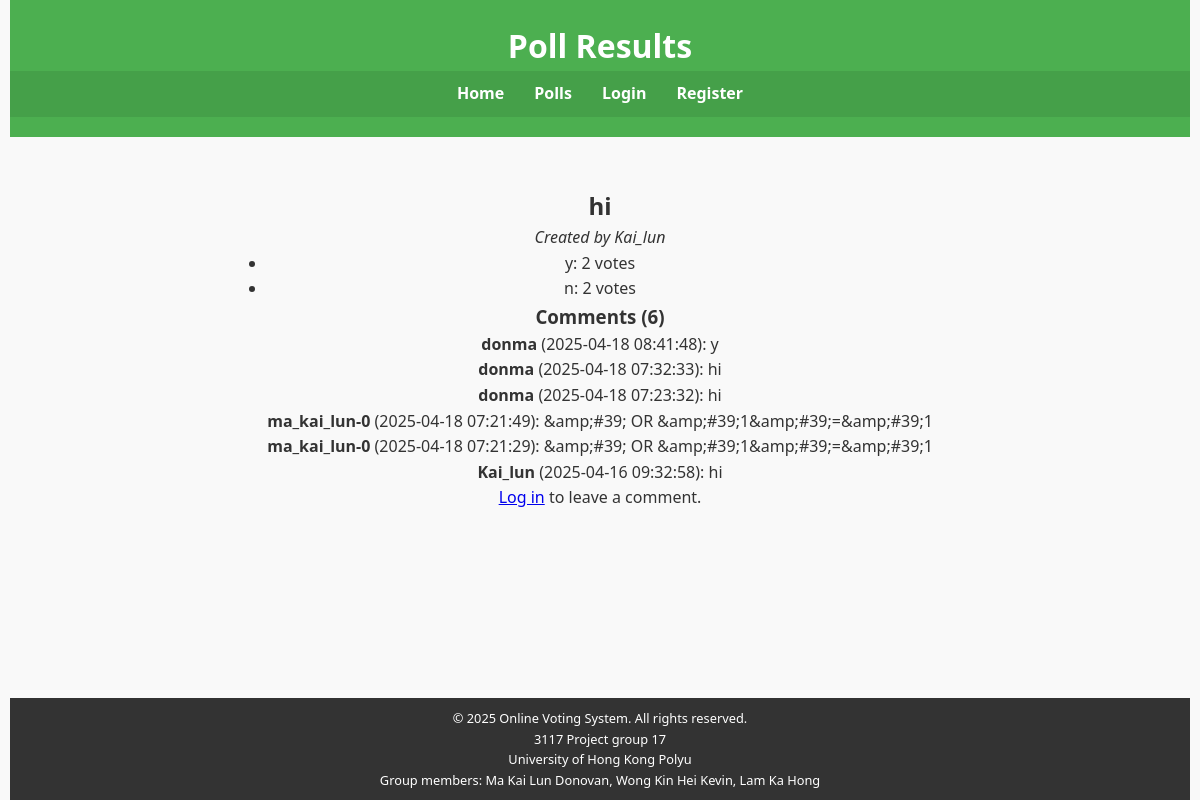
/view_results.php?poll_id=15, run on the app's committed database.
### tables this page shows
CREATE TABLE `polls` (
  `poll_id` int(11) NOT NULL,
  `user_id` int(11) NOT NULL,
  `question` text NOT NULL,
  `created_at` timestamp NOT NULL DEFAULT current_timestamp(),
  `content` text DEFAULT NULL
);

CREATE TABLE `users` (
  `user_id` int(11) NOT NULL,
  `login_id` varchar(50) NOT NULL,
  `nickname` varchar(50) NOT NULL,
  `email` varchar(100) NOT NULL,
  `profile_pic` varchar(255) DEFAULT NULL,
  `password` varchar(255) NOT NULL,
  `created_at` timestamp NOT NULL DEFAULT current_timestamp(),
  `login_attempts` int(11) DEFAULT 0,
  `last_attempt` datetime DEFAULT NULL
);

CREATE TABLE `comments` (
  `comment_id` int(11) NOT NULL,
  `poll_id` int(11) NOT NULL,
  `user_id` int(11) NOT NULL,
  `comment_text` text NOT NULL,
  `created_at` timestamp NOT NULL DEFAULT current_timestamp()
);

### view_results.php (the view, shortened to what this page needs)
<?php
include('db_connect.php');
$poll_id = intval($_GET['poll_id']);
?>
<!DOCTYPE html>
<html lang="en">
<head>
    <link rel="stylesheet" href="styles.css">
</head>
<body>
    <header>
        <h1>Poll Results</h1>
        <?php include('nav.php'); display_nav(1); ?>
    </header>
    <main>
        <?php
        $sql = "SELECT polls.question, users.nickname AS creator, users.profile_pic
                FROM polls
                JOIN users ON polls.user_id = users.user_id
                WHERE polls.poll_id = ?";
        $stmt = $conn->prepare($sql);
        $stmt->bind_param("i", $poll_id);
        $stmt->execute();
        $result = $stmt->get_result();
        if ($result->num_rows > 0) {
            $poll = $result->fetch_assoc();
            echo "<h2>" . htmlspecialchars($poll['question'], ENT_QUOTES, 'UTF-8') . "</h2>";
            echo "<p><em>Created by " . htmlspecialchars($poll['creator'], ENT_QUOTES, 'UTF-8') . "</em></p>";
            $sql = "SELECT options.option_text, COUNT(votes.option_id) AS vote_count
                    FROM options
                    LEFT JOIN votes ON options.option_id = votes.option_id
                    WHERE options.poll_id = ?
                    GROUP BY options.option_id";
            $stmt = $conn->prepare($sql);
            $stmt->bind_param("i", $poll_id);
            $stmt->execute();
            $result_options = $stmt->get_result();
            if ($result_options->num_rows > 0) {
                echo "<ul>";
                while ($row = $result_options->fetch_assoc()) {
                    echo "<li>" . htmlspecialchars($row['option_text'], ENT_QUOTES, 'UTF-8') . ": " . intval($row['vote_count']) . " votes</li>";
                }
                echo "</ul>";
            } else {
                echo "No options available for this poll.";
            }
            $sql = "SELECT comments.comment_text, users.nickname, comments.created_at
                    FROM comments
                    JOIN users ON comments.user_id = users.user_id
                    WHERE comments.poll_id = ?
                    ORDER BY comments.created_at DESC";
            $stmt = $conn->prepare($sql);
            $stmt->bind_param("i", $poll_id);
            $stmt->execute();
            $result_comments = $stmt->get_result();
            $total_comments = $result_comments->num_rows;
            echo "<h3>Comments (" . $total_comments . ")</h3>";
            if ($total_comments > 0) {
                while ($comment = $result_comments->fetch_assoc()) {
                    echo "<p><strong>" . htmlspecialchars($comment['nickname'], ENT_QUOTES, 'UTF-8') . "</strong> (" .
                         htmlspecialchars($comment['created_at'], ENT_QUOTES, 'UTF-8') . "): " .
                         htmlspecialchars($comment['comment_text'], ENT_QUOTES, 'UTF-8') . "</p>";
                }
            } else {
                echo "<p>No comments yet. Be the first to comment!</p>";
            }
            if (isset($_SESSION['user_id'])) {
                if (!isset($_SESSION['csrf_token'])) {
                    $_SESSION['csrf_token'] = bin2hex(random_bytes(32));
                }
                echo '<h3>Leave a Comment</h3>';
                echo '<form action="comment_process.php" method="POST">';
                echo '    <input type="hidden" name="csrf_token" value="' . $_SESSION['csrf_token'] . '">';
                echo '    <input type="hidden" name="poll_id" value="' . $poll_id . '">';
                echo '    <textarea name="comment_text" required></textarea><br>';
                echo '    <button type="submit">Submit Comment</button>';
                echo '</form>';
            } else {
                echo "<p><a href='login.php'>Log in</a> to leave a comment.</p>";
            }
        } else {
            echo "Poll not found.";
        }
        ?>
    </main>
    <?php include('footer.php'); ?>
</body>
</html>

### styles.css (style rules this page uses)
* { box-sizing: border-box; margin: 0; padding: 0; }
body { font-family: 'Segoe UI', Tahoma, Geneva, Verdana, sans-serif; background-color: #f9f9f9; color: #333; line-height: 1.6; display: flex; flex-direction: column; min-height: 100vh; padding: 0 10px; }
header { background-color: #4caf50; color: white; padding: 20px 0; text-align: center; position: sticky; top: 0; z-index: 1000; }
main { flex: 1; padding: 50px 20px; text-align: center; max-width: 800px; margin: 0 auto; }

### data on the page
polls: question "hi", user.nickname "Kai_lun"
comments: user.nickname "donma", created_at "2025-04-18 08:41:48", comment_text "y"
comments: user.nickname "donma", created_at "2025-04-18 07:32:33", comment_text "hi"
comments: user.nickname "donma", created_at "2025-04-18 07:23:32", comment_text "hi"
comments: user.nickname "ma_kai_lun-0", created_at "2025-04-18 07:21:49", comment_text "&amp;#39; OR &amp;#39;1&amp;#39;=&amp;#39;1"
comments: user.nickname "ma_kai_lun-0", created_at "2025-04-18 07:21:29", comment_text "&amp;#39; OR &amp;#39;1&amp;#39;=&amp;#39;1"
comments: user.nickname "Kai_lun", created_at "2025-04-16 09:32:58", comment_text "hi"

### other printed values
$row['option_text'] "y"
$row['vote_count'] "2"
$row['option_text'] "n"
$total_comments "6"
